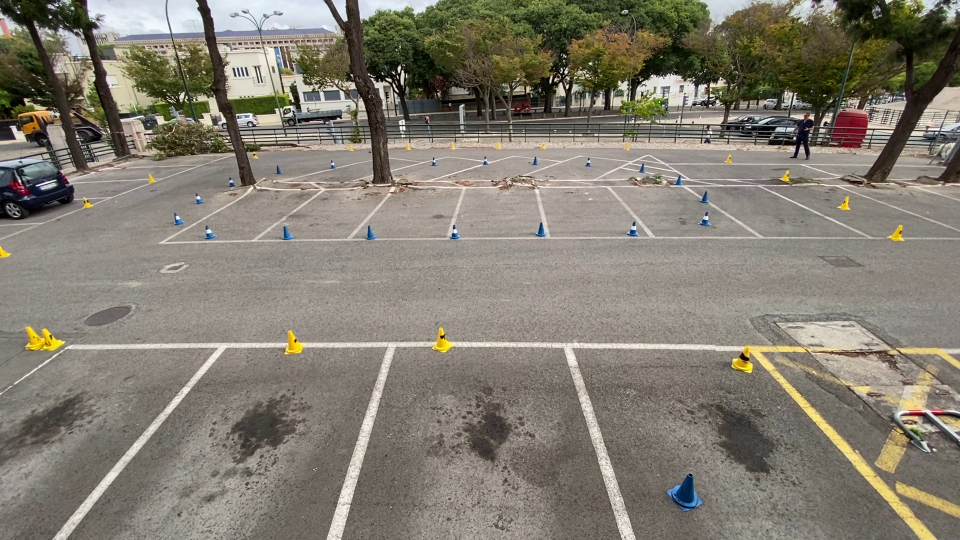
%> input picture shared-assets/viena_background.jpg, 1920 x 1080 px (shown at 1/2 size)
$ octave --eval "tst4_backgndsub_segmentation_mask;"   (GNU Octave 9; MATLAB toolbox functions it lacks are replaced by stand-ins)
%> lines starting %> are read from the running program, lines starting %| are printed output that depends on the picture; in (x1, y1, x2, y2) boxes, pixels count from 0 and x2, y2 are one past the last pixel; in counts of white or black regions, pixels touching at a corner belong together; the program's own positions count from 1
%-------------------------------------------------
%
% TST4_BACKGNDSUB_SEGMENTATION_MASK - Creates a filled mask for vehicle segmentation.
% This script builds on the previous test by not only detecting the vehicle
% via background subtraction and morphological filtering but also creating a
% solid, filled binary mask of the vehicle's shape using `imfill`.
%
% Inputs:
%   srcImage      : string : Path to the source image file (default: 'viena_center_near.jpg').
%   srcBackground : string : Path to the background image file (default: 'viena_background.jpg').
%
% Outputs:
%   display_figure : figure : A MATLAB figure displaying the final filled mask.
%
% Other m-files required: None
% Subfunctions: None
% MAT-files required: None
%
% Author: Tiago Simões
% Project: VIENA
% Instituto Superior Técnico
% July 2024; Last revision: 9-September-2025
%
%------------- BEGIN MAIN FUNCTION ---------------

function tst4_backgndsub_segmentation_mask(srcImage, srcBackground)

    if nargin < 2; srcBackground = 'viena_background.jpg'; end
    if nargin < 1; srcImage = 'viena_center_near.jpg'; end

    % Read the image
    image_bg = imread(srcBackground);
%> image_bg is the input picture: size 1080x1920x3 uint8; mean R, G, B 130.6, 125, 113.5
    image_with_vehicle = imread(srcImage);
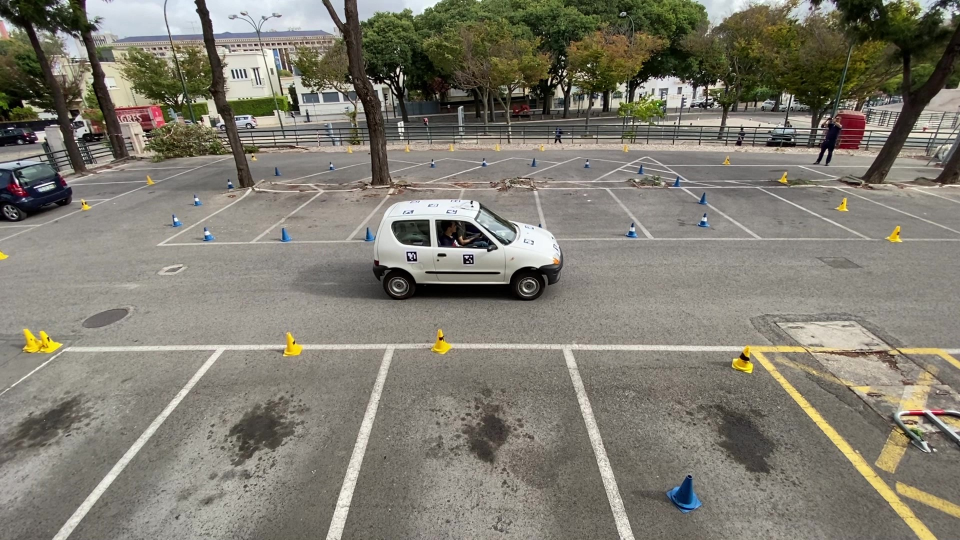
%> input picture shared-assets/viena_center_near.jpg, 1920 x 1080 px (shown at 1/2 size)
%> image_with_vehicle is the input picture: size 1080x1920x3 uint8; mean R, G, B 127.7, 124.2, 112.7

    % Convert to Grayscale
    gray_bg = rgb2gray(image_bg);
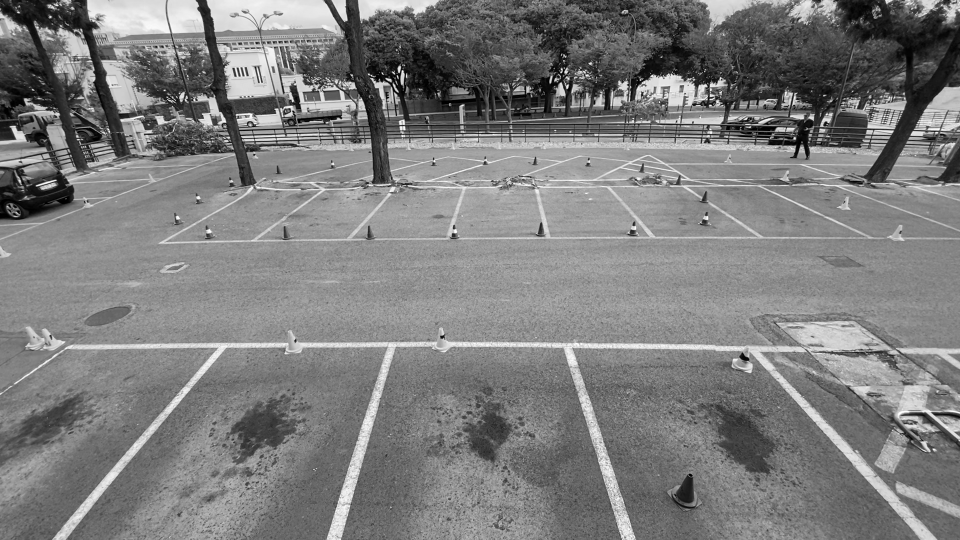
%> gray_bg: size 1080x1920 uint8 (shown at 1/2 size); min 0, max 255, mean 125.4
    gray_with_vehicle = rgb2gray(image_with_vehicle);
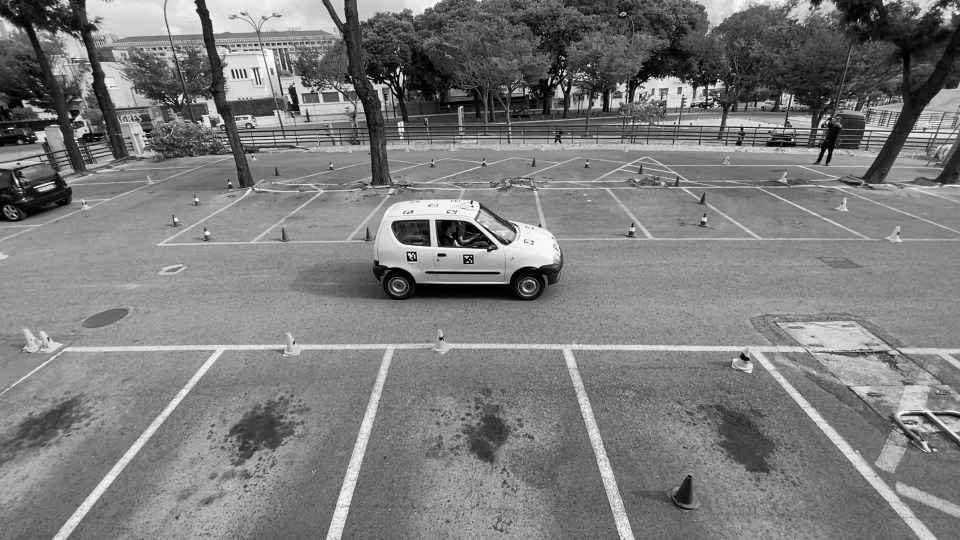
%> gray_with_vehicle: size 1080x1920 uint8 (shown at 1/2 size); min 0, max 255, mean 123.9

    % Subtract Images
    diff = abs(double(gray_with_vehicle) - double(gray_bg));
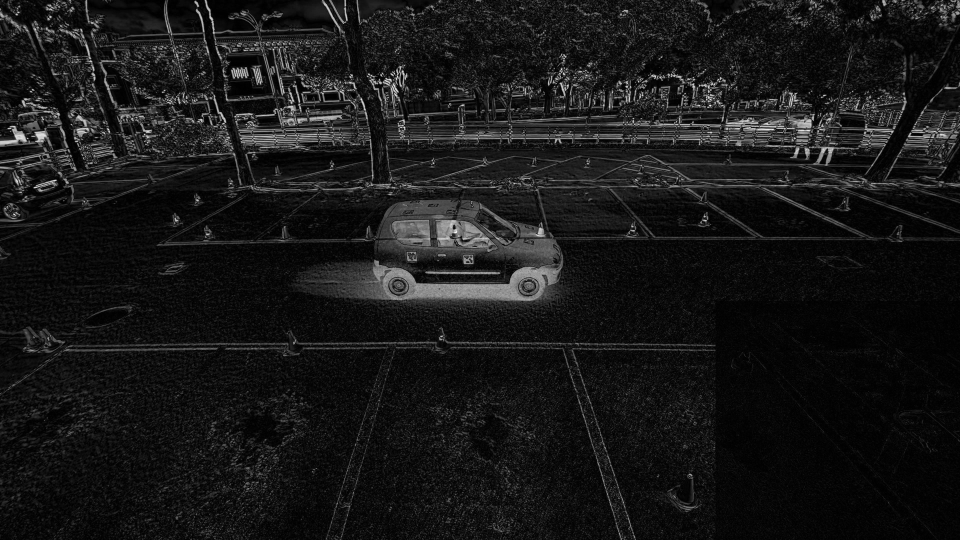
%> diff: size 1080x1920 double (shown at 1/2 size); min 0, max 254, mean 23.5

    % Apply Binary Threshold
    threshold = 30;
    binary_mask = diff > threshold;
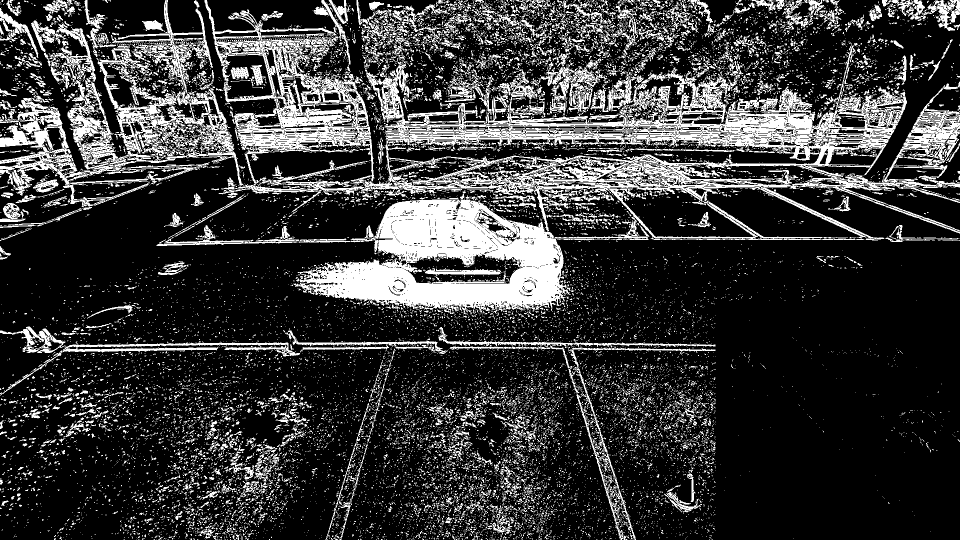
%> binary_mask: size 1080x1920 logical (shown at 1/2 size); 22.3% white; 19609 white regions (18294 under 20 px), largest, box (x1, y1, x2, y2) and area: (409, 0, 1920, 481) 147684, (587, 399, 1299, 630) 67836, (0, 0, 490, 414) 43980

    % Morphological Operations
    se = strel('square', 9);
    binary_mask = imopen(binary_mask, se);
%> binary_mask: size 1080x1920 logical; 2.9% white; 54 white regions, largest, box (x1, y1, x2, y2) and area: (653, 447, 1125, 610) 29715, (757, 399, 984, 516) 18846, (0, 259, 52, 294) 1064
    binary_mask = imclose(binary_mask, se);
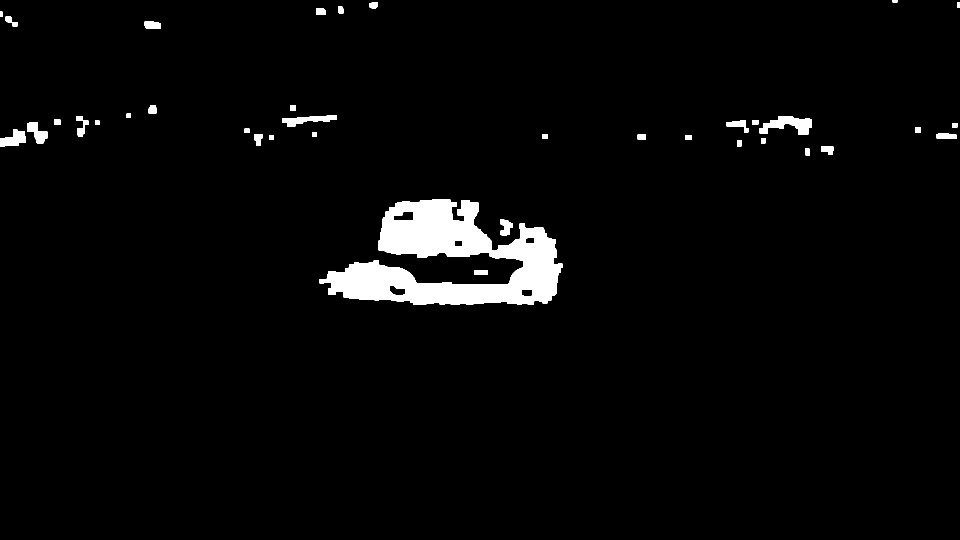
%> binary_mask: size 1080x1920 logical (shown at 1/2 size); 3.1% white; 37 white regions, largest, box (x1, y1, x2, y2) and area: (639, 399, 1125, 610) 51485, (1519, 233, 1624, 269) 2105, (564, 230, 674, 254) 1268

    % Find Contours
    contours = bwconncomp(binary_mask);
%> contours = 37 connected components

    % Filter Contours by Size
    min_area = 500;
    filtered_contours = false(size(binary_mask));
    for i = 1:contours.NumObjects
        if length(contours.PixelIdxList{i}) > min_area
            filtered_contours(contours.PixelIdxList{i}) = true;
        end
    end
%> this loop made 37 passes
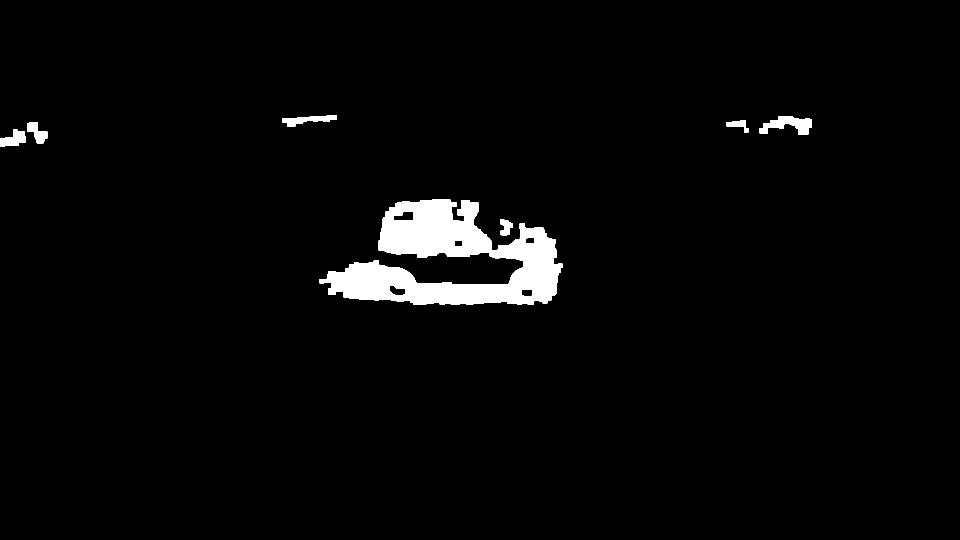
%> filtered_contours: size 1080x1920 logical (shown at 1/2 size); 2.8% white; 7 white regions, largest, box (x1, y1, x2, y2) and area: (639, 399, 1125, 610) 51485, (1519, 233, 1624, 269) 2105, (564, 230, 674, 254) 1268

    % Create a Filled Mask
    filled_mask = imfill(filtered_contours, 'holes');
%> filled_mask: size 1080x1920 logical; 2.9% white; 7 white regions, largest, box (x1, y1, x2, y2) and area: (639, 399, 1125, 610) 52947, (1519, 233, 1624, 269) 2105, (564, 230, 674, 254) 1268

    % Display Results
    figure(315), clf;
    subplot(1, 3, 1);
    imshow(image_bg);
    title('Background Image');

    subplot(1, 3, 2);
    imshow(image_with_vehicle);
    title('Image with Vehicle');

    subplot(1, 3, 3);
    imshow(filled_mask);
    title('Filled Mask of Vehicle');

end

%------------- END OF MAIN FUNCTION --------------
